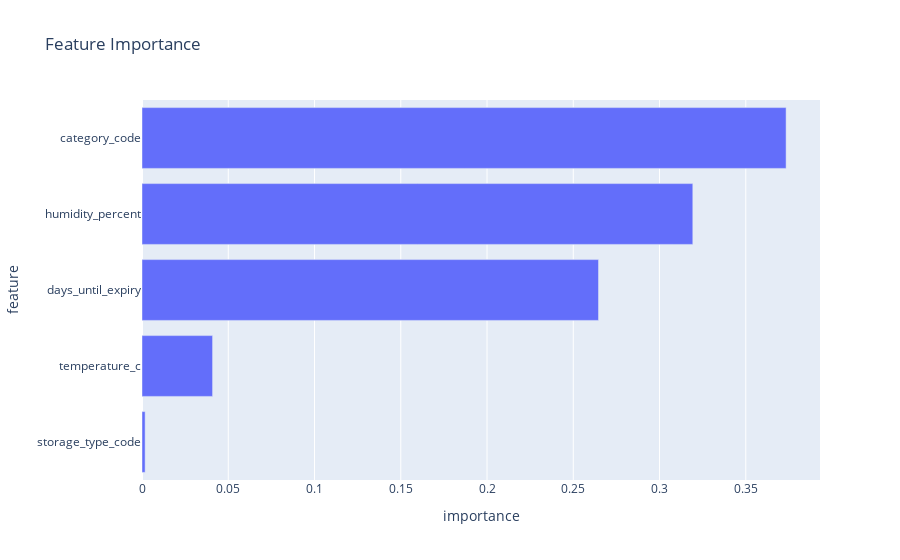

Here is the notebook cell this chart was saved with:
### Code cell
# Split the data
X_train, X_test, y_train, y_test = train_test_split(X, y, test_size=0.2, random_state=42)

# Scale the features
scaler = StandardScaler()
X_train_scaled = scaler.fit_transform(X_train)
X_test_scaled = scaler.transform(X_test)

# Initialize and train the model
rf_model = RandomForestClassifier(
    n_estimators=100,
    max_depth=10,
    min_samples_split=5,
    random_state=42
)

# Train the model
rf_model.fit(X_train_scaled, y_train)

# Evaluate with cross-validation
cv_scores = cross_val_score(rf_model, X_train_scaled, y_train, cv=5)
print(f"Cross-validation scores: {cv_scores}")
print(f"Average CV score: {cv_scores.mean():.3f} (+/- {cv_scores.std() * 2:.3f})")

# Make predictions on test set
y_pred = rf_model.predict(X_test_scaled)

# Print classification report
print("\nClassification Report:")
print(classification_report(y_test, y_pred))

# Create confusion matrix visualization
cm = confusion_matrix(y_test, y_pred)
fig = go.Figure(data=go.Heatmap(
    z=cm,
    x=['Predicted Fresh', 'Predicted Spoiled'],
    y=['Actually Fresh', 'Actually Spoiled'],
    colorscale='RdBu'
))
fig.update_layout(
    title='Confusion Matrix',
    xaxis_title='Predicted Label',
    yaxis_title='True Label'
)


# Feature importance plot
feature_importance = pd.DataFrame({
    'feature': feature_columns,
    'importance': rf_model.feature_importances_
}).sort_values('importance', ascending=True)

fig = px.bar(
    feature_importance,
    x='importance',
    y='feature',
    orientation='h',
    title='Feature Importance'
)
fig.show()

### Figure 1 — Plotly figure (JSON) as saved in the notebook; plotly's stock layout.template omitted (floating-point values rounded to 4 significant figures)
{"data": [{"alignmentgroup": "True", "hovertemplate": "importance=%{x}<br>feature=%{y}<extra></extra>", "legendgroup": "", "marker": {"color": "#636efa", "pattern": {"shape": ""}}, "name": "", "offsetgroup": "", "orientation": "h", "showlegend": false, "textposition": "auto", "type": "bar", "x": [0.001808, 0.04091, 0.2646, 0.3193, 0.3734], "xaxis": "x", "y": ["storage_type_code", "temperature_c", "days_until_expiry", "humidity_percent", "category_code"], "yaxis": "y"}], "layout": {"barmode": "relative", "legend": {"tracegroupgap": 0}, "title": {"text": "Feature Importance"}, "xaxis": {"anchor": "y", "domain": [0, 1], "title": {"text": "importance"}}, "yaxis": {"anchor": "x", "domain": [0, 1], "title": {"text": "feature"}}}}
